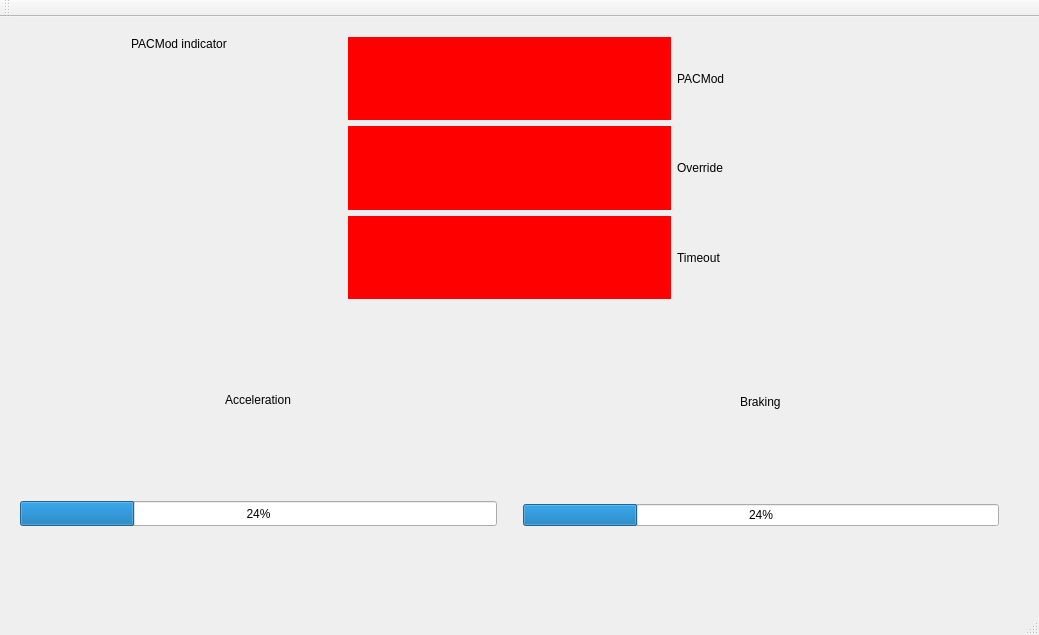
<?xml version="1.0" encoding="UTF-8"?>
<ui version="4.0">
 <class>MainWindow</class>
 <widget class="QMainWindow" name="MainWindow">
  <property name="geometry">
   <rect>
    <x>0</x>
    <y>0</y>
    <width>1039</width>
    <height>635</height>
   </rect>
  </property>
  <property name="windowTitle">
   <string>MainWindow</string>
  </property>
  <widget class="QWidget" name="centralWidget">
   <widget class="QWidget" name="verticalLayoutWidget">
    <property name="geometry">
     <rect>
      <x>9</x>
      <y>9</y>
      <width>1001</width>
      <height>551</height>
     </rect>
    </property>
    <layout class="QVBoxLayout" name="verticalLayout">
     <item>
      <layout class="QVBoxLayout" name="verticalLayout_2">
       <item>
        <layout class="QHBoxLayout" name="horizontalLayout_4">
         <item>
          <layout class="QVBoxLayout" name="verticalLayout_6">
           <item alignment="Qt::AlignHCenter|Qt::AlignTop">
            <widget class="QLabel" name="Steering_Label">
             <property name="text">
              <string>PACMod indicator </string>
             </property>
            </widget>
           </item>
           <item alignment="Qt::AlignHCenter|Qt::AlignTop">
            <widget class="QLabel" name="steering_image">
             <property name="text">
              <string/>
             </property>
             <property name="pixmap">
              <pixmap>../../../../sb_joy_glade/src/joy_glade/src/sw_512_128x128.png</pixmap>
             </property>
            </widget>
           </item>
          </layout>
         </item>
         <item>
          <layout class="QVBoxLayout" name="verticalLayout_4">
           <item>
            <widget class="QLabel" name="enabled_indicator">
             <property name="styleSheet">
              <string notr="true">QLabel { background-color: Red }</string>
             </property>
             <property name="text">
              <string/>
             </property>
            </widget>
           </item>
           <item>
            <widget class="QLabel" name="override_Indicator">
             <property name="styleSheet">
              <string notr="true">QLabel { background-color: Red }</string>
             </property>
             <property name="text">
              <string/>
             </property>
            </widget>
           </item>
           <item>
            <widget class="QLabel" name="timeout_Indicator">
             <property name="styleSheet">
              <string notr="true">QLabel { background-color: Red }</string>
             </property>
             <property name="text">
              <string/>
             </property>
            </widget>
           </item>
          </layout>
         </item>
         <item>
          <layout class="QVBoxLayout" name="verticalLayout_3">
           <item>
            <widget class="QLabel" name="PACMod">
             <property name="text">
              <string>PACMod</string>
             </property>
            </widget>
           </item>
           <item>
            <widget class="QLabel" name="Override">
             <property name="text">
              <string>Override</string>
             </property>
            </widget>
           </item>
           <item>
            <widget class="QLabel" name="Timeout">
             <property name="text">
              <string>Timeout</string>
             </property>
            </widget>
           </item>
          </layout>
         </item>
        </layout>
       </item>
      </layout>
     </item>
     <item>
      <layout class="QHBoxLayout" name="horizontalLayout_3">
       <item>
        <layout class="QVBoxLayout" name="verticalLayout_8">
         <item alignment="Qt::AlignHCenter">
          <widget class="QLabel" name="Acceleration">
           <property name="text">
            <string>Acceleration</string>
           </property>
          </widget>
         </item>
         <item>
          <widget class="QProgressBar" name="Accel_Progress">
           <property name="minimumSize">
            <size>
             <width>0</width>
             <height>25</height>
            </size>
           </property>
           <property name="value">
            <number>24</number>
           </property>
          </widget>
         </item>
         <item>
          <spacer name="verticalSpacer_2">
           <property name="orientation">
            <enum>Qt::Vertical</enum>
           </property>
           <property name="sizeType">
            <enum>QSizePolicy::Minimum</enum>
           </property>
           <property name="sizeHint" stdset="0">
            <size>
             <width>20</width>
             <height>40</height>
            </size>
           </property>
          </spacer>
         </item>
        </layout>
       </item>
       <item>
        <spacer name="verticalSpacer">
         <property name="orientation">
          <enum>Qt::Vertical</enum>
         </property>
         <property name="sizeType">
          <enum>QSizePolicy::Preferred</enum>
         </property>
         <property name="sizeHint" stdset="0">
          <size>
           <width>20</width>
           <height>40</height>
          </size>
         </property>
        </spacer>
       </item>
       <item>
        <layout class="QVBoxLayout" name="verticalLayout_7">
         <item alignment="Qt::AlignHCenter">
          <widget class="QLabel" name="Braking">
           <property name="text">
            <string>Braking</string>
           </property>
          </widget>
         </item>
         <item>
          <widget class="QProgressBar" name="Braking_Progress">
           <property name="value">
            <number>24</number>
           </property>
          </widget>
         </item>
         <item>
          <spacer name="verticalSpacer_3">
           <property name="orientation">
            <enum>Qt::Vertical</enum>
           </property>
           <property name="sizeType">
            <enum>QSizePolicy::Minimum</enum>
           </property>
           <property name="sizeHint" stdset="0">
            <size>
             <width>20</width>
             <height>40</height>
            </size>
           </property>
          </spacer>
         </item>
        </layout>
       </item>
      </layout>
     </item>
    </layout>
   </widget>
  </widget>
  <widget class="QMenuBar" name="menuBar">
   <property name="geometry">
    <rect>
     <x>0</x>
     <y>0</y>
     <width>1039</width>
     <height>22</height>
    </rect>
   </property>
  </widget>
  <widget class="QToolBar" name="mainToolBar">
   <attribute name="toolBarArea">
    <enum>TopToolBarArea</enum>
   </attribute>
   <attribute name="toolBarBreak">
    <bool>false</bool>
   </attribute>
  </widget>
  <widget class="QStatusBar" name="statusBar"/>
 </widget>
 <layoutdefault spacing="6" margin="11"/>
 <resources/>
 <connections>
  <connection>
   <sender>enabled_indicator</sender>
   <signal>windowTitleChanged(QString)</signal>
   <receiver>enabled_indicator</receiver>
   <slot>setStyleSheet(QString)</slot>
   <hints>
    <hint type="sourcelabel">
     <x>509</x>
     <y>94</y>
    </hint>
    <hint type="destinationlabel">
     <x>509</x>
     <y>94</y>
    </hint>
   </hints>
  </connection>
  <connection>
   <sender>Accel_Progress</sender>
   <signal>valueChanged(int)</signal>
   <receiver>Accel_Progress</receiver>
   <slot>setValue(int)</slot>
   <hints>
    <hint type="sourcelabel">
     <x>252</x>
     <y>462</y>
    </hint>
    <hint type="destinationlabel">
     <x>252</x>
     <y>462</y>
    </hint>
   </hints>
  </connection>
  <connection>
   <sender>Braking_Progress</sender>
   <signal>valueChanged(int)</signal>
   <receiver>Braking_Progress</receiver>
   <slot>setValue(int)</slot>
   <hints>
    <hint type="sourcelabel">
     <x>766</x>
     <y>462</y>
    </hint>
    <hint type="destinationlabel">
     <x>766</x>
     <y>462</y>
    </hint>
   </hints>
  </connection>
  <connection>
   <sender>Steering_Label</sender>
   <signal>customContextMenuRequested(QPoint)</signal>
   <receiver>Steering_Label</receiver>
   <slot>update()</slot>
   <hints>
    <hint type="sourcelabel">
     <x>175</x>
     <y>60</y>
    </hint>
    <hint type="destinationlabel">
     <x>175</x>
     <y>60</y>
    </hint>
   </hints>
  </connection>
 </connections>
</ui>
